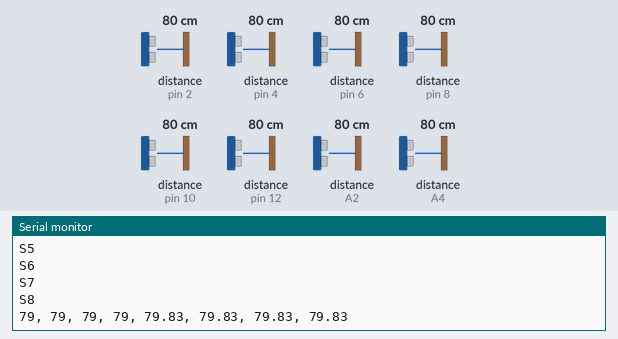
Recording of a sketch running on a simulated Arduino Uno, built with avr-gcc and run on an emulated ATmega328P. Parts: the last lines printed to the serial monitor. Wiring (inferred from the names in the program): 8 × ultrasonic range finder: trigger pin 3, echo pin 2 / trigger pin 5, echo pin 4 / trigger pin 7, echo pin 6 / trigger pin 9, echo pin 8 / trigger pin 11, echo pin 10 / trigger pin 13, echo pin 12 / trigger A3, echo A2 / trigger A5, echo A4. Inputs (shaded band) come from the test bench; at power-on: distance to the obstacle (sensors on pin 2, pin 4, pin 6, pin 8, pin 10, pin 12, A2, A4) 80 cm. The echo pulse lasts 58.3 µs per cm.

Above: at 1.3 s.
1.4 s: distance to the obstacle (sensor on pin 2) set to 2 cm
At 2.1 s:
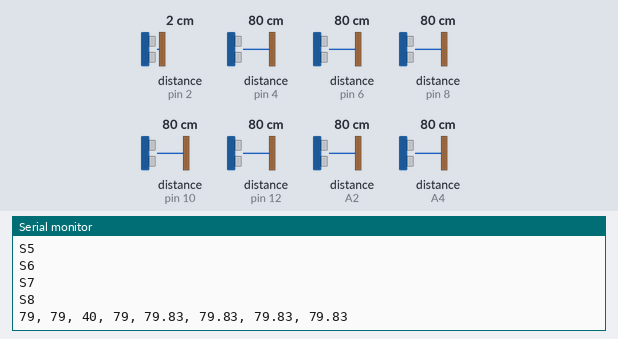
2.9 s: distance to the obstacle (sensor on pin 4) set to 250 cm
At 3.7 s:
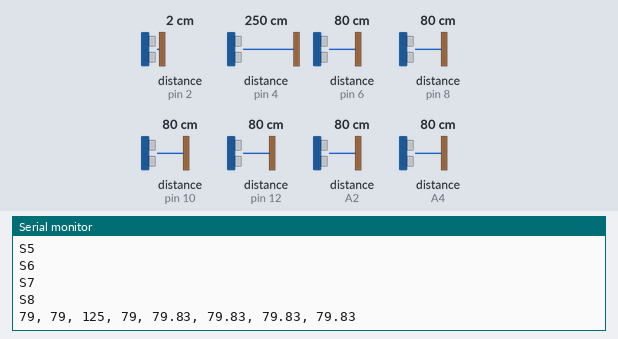
6.0 s: distance to the obstacle (sensor on pin 6) set to 2 cm
At 6.5 s:
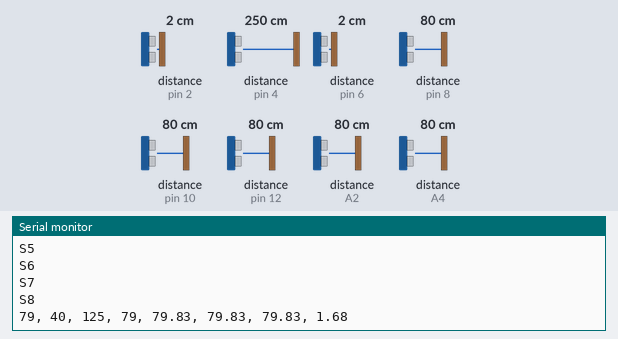
7.5 s: distance to the obstacle (sensor on pin 8) set to 2 cm
At 8.1 s:
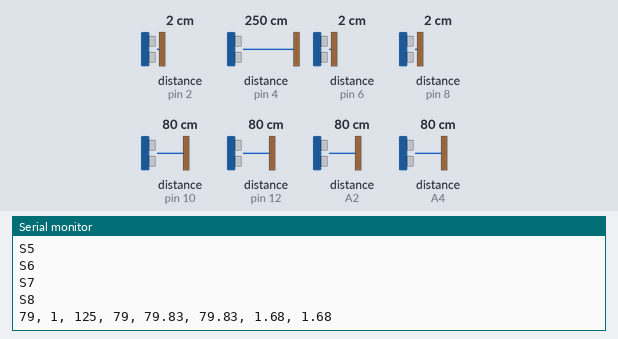
9.0 s: distance to the obstacle (sensor on pin 10) set to 2 cm
At 9.7 s:
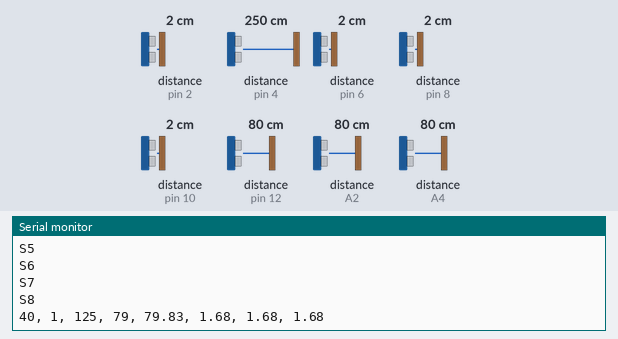
10.5 s: distance to the obstacle (sensor on pin 12) set to 250 cm
At 11.3 s:
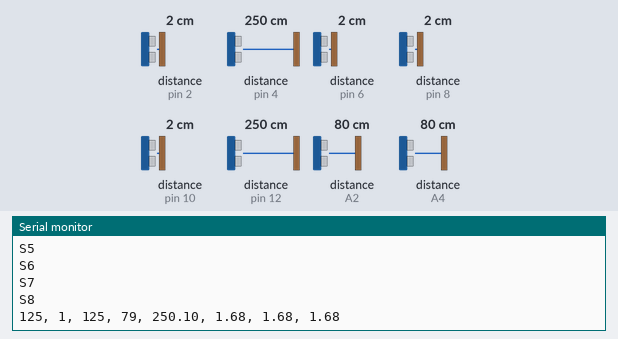
Timing chart, 0 to 13.5 s (numbered marks = the images above; inputs shaded):
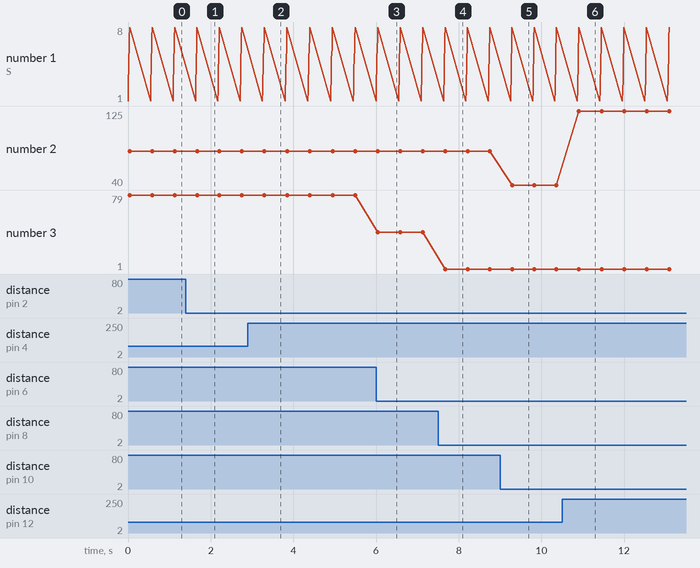

The sketch:

Ultra_sonic_sensor_for_IEEE.ino.ino
```cpp
#define trigPin1 13
#define echoPin1 12

#define trigPin2 11
#define echoPin2 10

#define trigPin3 9
#define echoPin3 8

#define trigPin4 7
#define echoPin4 6

#define trigPin5 5
#define echoPin5 4

#define trigPin6 3
#define echoPin6 2

#define trigPin7 A5
#define echoPin7 A4

#define trigPin8 A3
#define echoPin8 A2


void setup()
{
  Serial.begin (9600);
  pinMode(trigPin1, OUTPUT);
  pinMode(echoPin1, INPUT);
  pinMode(trigPin2, OUTPUT);
  pinMode(echoPin2, INPUT);
  pinMode(trigPin3, OUTPUT);
  pinMode(echoPin3, INPUT);
  pinMode(trigPin4, OUTPUT);
  pinMode(echoPin4, INPUT);
  pinMode(trigPin5, OUTPUT);
  pinMode(echoPin5, INPUT);
  pinMode(trigPin6, OUTPUT);
  pinMode(echoPin6, INPUT);
  pinMode(trigPin7, OUTPUT);
  pinMode(echoPin7, INPUT);
  pinMode(trigPin8, OUTPUT);
  pinMode(echoPin8, INPUT);

}
void loop()
{
  long duration1, duration2, duration3, duration4, duration5, duration6, duration7, duration8,side1, side2, side3, side4;
  float D1,D2,D3,D4,D5,D6,D7,D8;

  Serial.println("S1");
  digitalWrite(trigPin1, LOW);
  delayMicroseconds(2);
  digitalWrite(trigPin1, HIGH);
  delayMicroseconds(10);
  digitalWrite(trigPin1, LOW);
  duration1 = pulseIn(echoPin1, HIGH);
  D1= (duration1/2) / 29.1;

  Serial.println("S2");
  digitalWrite(trigPin2, LOW);
  delayMicroseconds(2);
  digitalWrite(trigPin2, HIGH);
  delayMicroseconds(10);
  digitalWrite(trigPin2, LOW);
  duration2 = pulseIn(echoPin2, HIGH);
  D2 = (duration2/2) / 29.1;


  Serial.println("S3");
  digitalWrite(trigPin3, LOW);
  delayMicroseconds(2);
  digitalWrite(trigPin3, HIGH);
  delayMicroseconds(10);
  digitalWrite(trigPin3, LOW);
  duration3 = pulseIn(echoPin3, HIGH);
  D3 = (duration3/2) / 29.1;

  Serial.println("S4");
  digitalWrite(trigPin4, LOW);
  delayMicroseconds(2);
  digitalWrite(trigPin4, HIGH);
  delayMicroseconds(10);
  digitalWrite(trigPin4, LOW);
  duration4 = pulseIn(echoPin4, HIGH);
  D4 = (duration4/2) / 29.1;


  Serial.println("S5");
  digitalWrite(trigPin5, LOW);
  delayMicroseconds(2);
  digitalWrite(trigPin5, HIGH);
  delayMicroseconds(10);
  digitalWrite(trigPin5, LOW);
  duration5 = pulseIn(echoPin5, HIGH);
  D5 = (duration5/2) / 29.1;

  Serial.println("S6");
  digitalWrite(trigPin6, LOW);
  delayMicroseconds(2);
  digitalWrite(trigPin6, HIGH);
  delayMicroseconds(10);
  digitalWrite(trigPin6, LOW);
  duration6 = pulseIn(echoPin6, HIGH);
  D6 = (duration6/2) / 29.1;


  Serial.println("S7");
  digitalWrite(trigPin7, LOW);
  delayMicroseconds(2);
  digitalWrite(trigPin7, HIGH);
  delayMicroseconds(10);
  digitalWrite(trigPin7, LOW);
  duration7 = pulseIn(echoPin7, HIGH);
  D7 = (duration7/2) / 29.1;

  Serial.println("S8");
  digitalWrite(trigPin8, LOW);
  delayMicroseconds(2);
  digitalWrite(trigPin8, HIGH);
  delayMicroseconds(10);
  digitalWrite(trigPin8, LOW);
  duration8 = pulseIn(echoPin8, HIGH);
  D8 = (duration8/2) / 29.1;

    side1 = ((D1+D2)/2);
    side2 = ((D3+D4)/2);
    side3 = ((D5+D6)/2);
    side4 = ((D7+D8)/2);


    Serial.print(side1);
    Serial.print (", ");
    Serial.print (side2);
    Serial.print (", ");
    Serial.print (side3);
    Serial.print (", ");
    Serial.print (side4);
    Serial.print (", ");
    Serial.print (D1);
    Serial.print (", ");
    Serial.print (D2);
    Serial.print (", ");
    Serial.print (D3);
    Serial.print (", ");
    Serial.println (D4);

  delay(500);

}
```

Measured:
- after the input at 1.4 s, the serial monitor: prints a new line after 0.27 s (image 1)
- after the input at 2.9 s, the serial monitor: prints a new line after 0.40 s (image 2)
- after the input at 6.0 s, the serial monitor: prints a new line after 0.05 s (image 3)
- after the input at 7.5 s, the serial monitor: prints a new line after 0.18 s (image 4)
- after the input at 9.0 s, the serial monitor: prints a new line after 0.29 s (image 5)
- after the input at 10.5 s, the serial monitor: prints a new line after 0.41 s (image 6)
- plotted number 3: 79 → 40 after the input at 6.0 s
